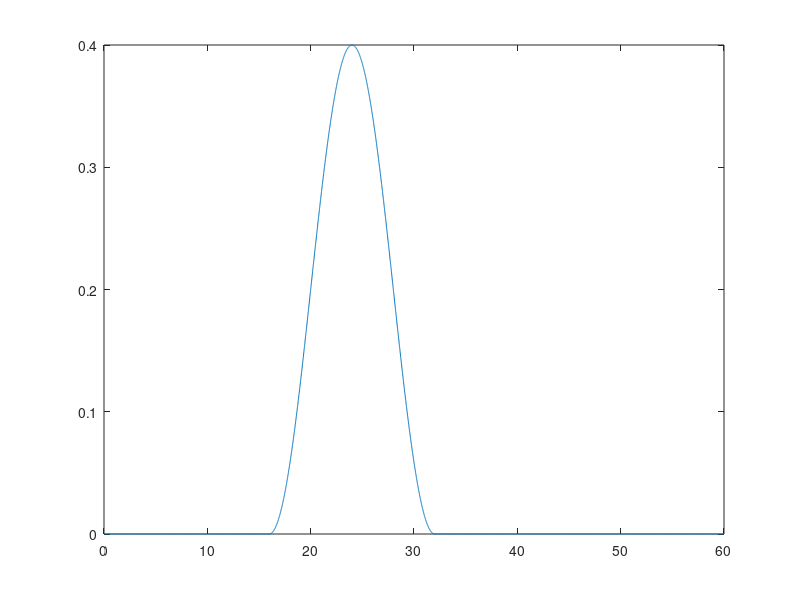

The MATLAB script that drew this image:
% generate road profile two bumps


c=0;
a1=0.2;
a2= 0.3;
sim=60;
Ts=0.01;
for i = 0:Ts:sim
    c=c+1;
    if i>=16 && i<=32
        ud(c)=a1*(1-cos(0.125*pi*i));
    % elseif i>5 && i<6
        %ud(c)=a2*(1-cos(2*pi*i));
    else
        ud(c)=0;

    end
end

i = 0:Ts:sim;
plot(i,ud)


pump_road_simin.time=i';
pump_road_simin.signals.values=ud';

